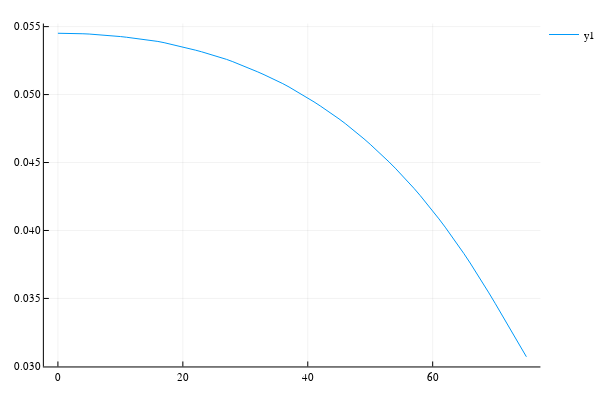

Notebook code for this chart:
### Code cell
SZA=0:1:75
plot(SZA, reflRed_SZA)

### Figure 1 — Plotly figure (JSON) as saved in the notebook; plotly's stock layout.template omitted (floating-point values rounded to 4 significant figures)
{"data": [{"colorbar": {"title": ""}, "legendgroup": "y1", "line": {"color": "rgba(0, 154, 250, 1.000)", "dash": "solid", "shape": "linear", "width": 1}, "mode": "lines", "name": "y1", "showlegend": true, "type": "scatter", "x": [0, 1, 2, 3, 4, 5, 6, 7, 8, 9, 10, 11, 12, 13, 14, 15, 16, 17, 18, 19, 20, 21, 22, 23, 24, 25, 26, 27, 28, 29, 30, 31, 32, 33, 34, 35, 36, 37, 38, 39, 40, 41, 42, 43, 44, 45, 46, 47, 48, 49, 50, 51, 52, 53, 54, 55, 56, 57, 58, 59, 60, 61, 62, 63, 64, 65, 66, 67, 68, 69, 70, 71, 72, 73, 74, 75], "xaxis": "x1", "y": [0.05451, 0.05451, 0.0545, 0.05449, 0.05448, 0.05445, 0.05443, 0.0544, 0.05436, 0.05432, 0.05427, 0.05422, 0.05416, 0.05411, 0.05405, 0.05399, 0.05391, 0.05382, 0.05372, 0.05362, 0.05351, 0.05339, 0.05327, 0.05315, 0.05302, 0.05289, 0.05275, 0.05259, 0.05242, 0.05224, 0.05206, 0.05187, 0.05167, 0.05146, 0.05125, 0.05104, 0.05081, 0.05056, 0.0503, 0.05003, 0.04975, 0.04946, 0.04916, 0.04886, 0.04854, 0.04821, 0.04787, 0.04751, 0.04713, 0.04674, 0.04634, 0.04592, 0.04549, 0.04505, 0.04459, 0.04411, 0.04362, 0.0431, 0.04257, 0.04202, 0.04145, 0.04085, 0.04024, 0.03961, 0.03897, 0.0383, 0.03761, 0.03689, 0.03616, 0.03541, 0.03464, 0.03386, 0.03307, 0.03228, 0.03149, 0.03071], "yaxis": "y1", "zmax": null, "zmin": null}], "layout": {"annotations": [], "height": 400, "legend": {"bgcolor": "rgba(255, 255, 255, 1.000)", "bordercolor": "rgba(0, 0, 0, 1.000)", "font": {"color": "rgba(0, 0, 0, 1.000)", "family": "sans-serif", "size": 11}, "tracegroupgap": 0, "x": 1, "y": 1}, "margin": {"b": 20, "l": 0, "r": 0, "t": 20}, "paper_bgcolor": "rgba(255, 255, 255, 1.000)", "plot_bgcolor": "rgba(255, 255, 255, 1.000)", "showlegend": true, "width": 600, "xaxis": {"anchor": "y1", "domain": [0.08064, 0.9934], "gridcolor": "rgba(0, 0, 0, 0.100)", "gridwidth": 0.5, "linecolor": "rgba(0, 0, 0, 1.000)", "mirror": false, "range": [-2.25, 77.25], "showgrid": true, "showline": true, "showticklabels": true, "tickangle": 0, "tickcolor": "rgb(0, 0, 0)", "tickfont": {"color": "rgba(0, 0, 0, 1.000)", "family": "sans-serif", "size": 11}, "tickmode": "array", "ticks": "inside", "ticktext": ["0", "20", "40", "60"], "tickvals": [0, 20, 40, 60], "title": "", "titlefont": {"color": "rgba(0, 0, 0, 1.000)", "family": "sans-serif", "size": 15}, "type": "-", "visible": true, "zeroline": false, "zerolinecolor": "rgba(0, 0, 0, 1.000)"}, "yaxis": {"anchor": "x1", "domain": [0.03762, 0.9902], "gridcolor": "rgba(0, 0, 0, 0.100)", "gridwidth": 0.5, "linecolor": "rgba(0, 0, 0, 1.000)", "mirror": false, "range": [0.02999, 0.05523], "showgrid": true, "showline": true, "showticklabels": true, "tickangle": 0, "tickcolor": "rgb(0, 0, 0)", "tickfont": {"color": "rgba(0, 0, 0, 1.000)", "family": "sans-serif", "size": 11}, "tickmode": "array", "ticks": "inside", "ticktext": ["0.030", "0.035", "0.040", "0.045", "0.050", "0.055"], "tickvals": [0.03, 0.035, 0.04, 0.045, 0.05, 0.055], "title": "", "titlefont": {"color": "rgba(0, 0, 0, 1.000)", "family": "sans-serif", "size": 15}, "type": "-", "visible": true, "zeroline": false, "zerolinecolor": "rgba(0, 0, 0, 1.000)"}}}
